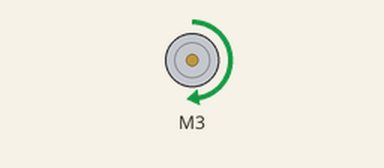
Bench run of a sketch on a simulated Arduino Uno, built with avr-gcc and run on an emulated ATmega328P. Parts: DC motor (green arrow = forward, orange = backward, longer = faster).

Above: at 0.5 s.
At 1.5 s:
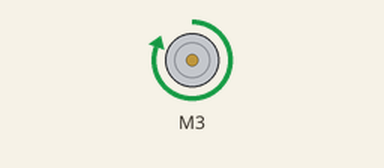
At 3.5 s:
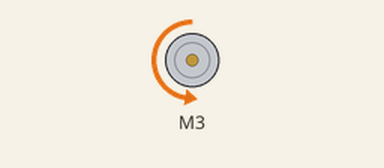
At 5.5 s:
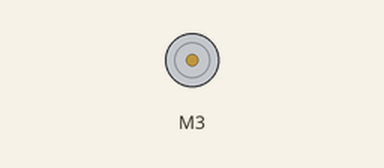
Timing chart, 0 to 7.8 s (numbered marks = the images above):
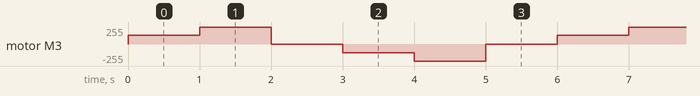

The sketch:

PWM_DIR.ino
```cpp
// (licence header left out)
 #include "CytronMotorDriver.h"


// Configure the motor driver.
CytronMD motor(PWM_DIR, 3, 4);  // PWM = Pin 3, DIR = Pin 4.


// The setup routine runs once when you press reset.
void setup() {

}


// The loop routine runs over and over again forever.
void loop() {
  motor.setSpeed(128);  // Run forward at 50% speed.
  delay(1000);

  motor.setSpeed(255);  // Run forward at full speed.
  delay(1000);

  motor.setSpeed(0);    // Stop.
  delay(1000);

  motor.setSpeed(-128);  // Run backward at 50% speed.
  delay(1000);

  motor.setSpeed(-255);  // Run backward at full speed.
  delay(1000);

  motor.setSpeed(0);    // Stop.
  delay(1000);
}
```

Measured:
- by itself, motor M3: repeats every 6.0 s: forward 255/255 1.0 s, stopped 1.0 s, backward 128/255 1.0 s, backward 255/255 1.0 s, stopped 1.0 s, forward 128/255 1.0 s
